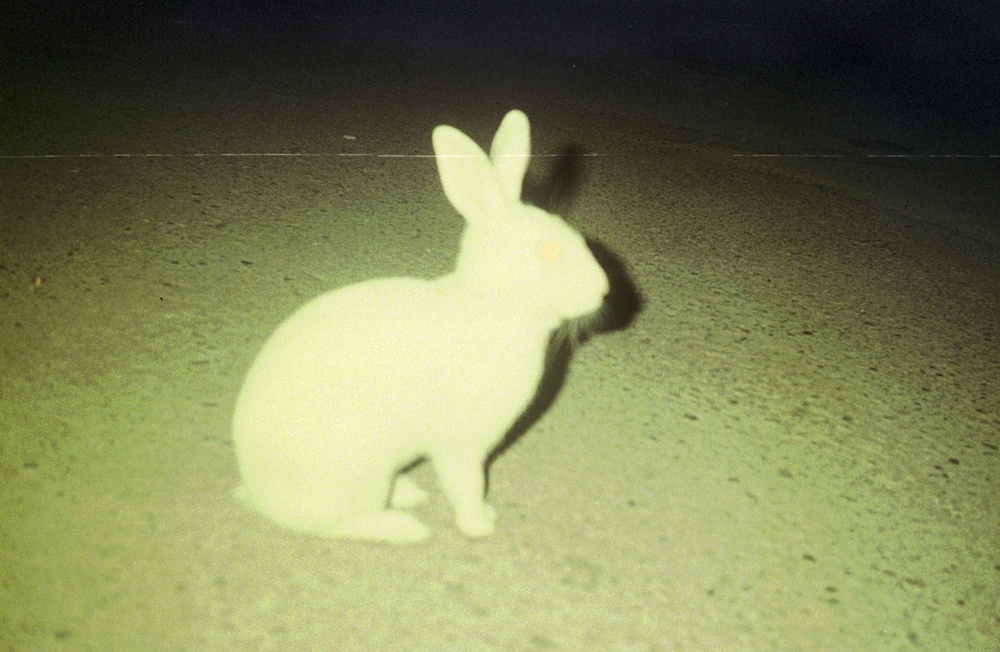
#> input picture images/photo.jpg, 1000 x 652 px, shrunk from 1821 x 1187 before the run, found by its file name
$ python edit.py
#> lines starting #> are read from the running program, lines starting #| are printed output that depends on the picture
"""
edit.py — Brighten and darken an image by adding/subtracting from every pixel.

This is your first real image edit. The magic is embarrassingly simple:
    new_pixel = old_pixel + amount
"""

import numpy as np
from PIL import Image
from pathlib import Path

# ---------- Configuration ----------
INPUT_FILE  = Path("images/photo.jpg")   # ← change if needed
OUTPUT_DIR  = Path("output")
AMOUNT      = 50                          # how much to add/subtract


def load_image(path: Path) -> np.ndarray:
    """Load an image file and return it as a NumPy array."""
    return np.array(Image.open(path))
#> returned value is the input picture: shape (652, 1000, 3); mean R, G, B 125, 129.5, 87.5
#| Shape:   (652, 1000, 3)


def save_image(arr: np.ndarray, path: Path) -> None:
    """Save a NumPy array as an image file."""
    Image.fromarray(arr).save(path)


def brighten(arr: np.ndarray, amount: int) -> np.ndarray:
    """Add 'amount' to every pixel value, clipping to 0–255."""
#> called with amount = 50
    brightened = arr + amount
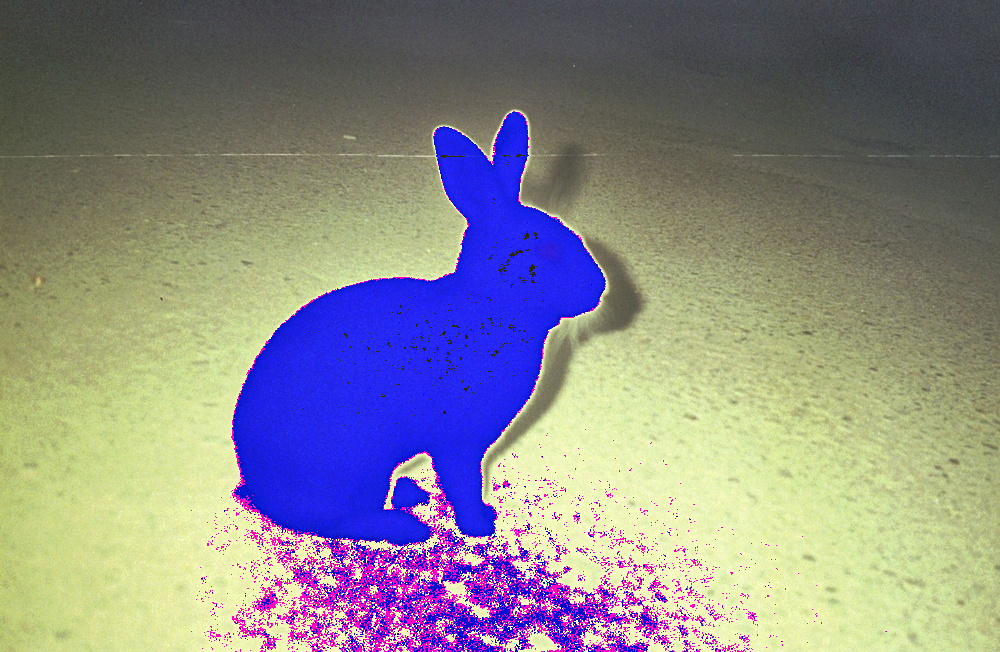
#> brightened: shape (652, 1000, 3); mean R, G, B 139.4, 136.1, 137.2
    clipped = np.clip(brightened, 0, 255).astype(np.uint8)
    return clipped


def darken(arr: np.ndarray, amount: int) -> np.ndarray:
    """Subtract 'amount' from every pixel value, clipping to 0–255."""
#> called with amount = 50
    darkened = arr - amount
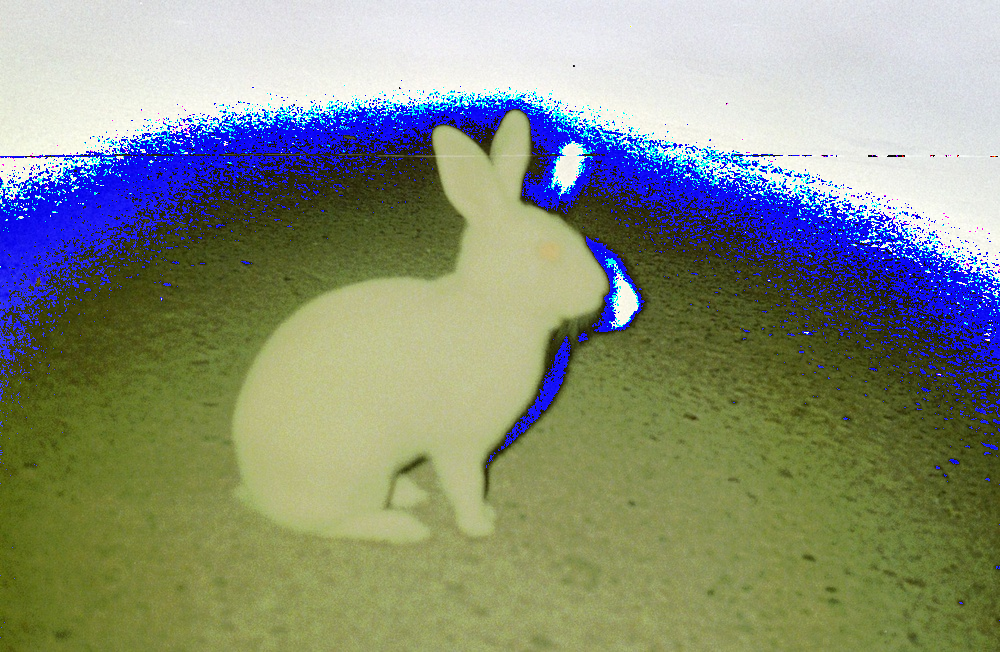
#> darkened: shape (652, 1000, 3); mean R, G, B 135.6, 142.9, 125.2
    clipped = np.clip(darkened, 0, 255).astype(np.uint8)
    return clipped


if __name__ == "__main__":
    OUTPUT_DIR.mkdir(exist_ok=True)

    print(f"Loading: {INPUT_FILE}")
    original = load_image(INPUT_FILE)
    print(f"Shape:   {original.shape}")

    print(f"\nBrightening by +{AMOUNT} ...")
    brighter = brighten(original, AMOUNT)
    save_image(brighter, OUTPUT_DIR / "brighter.jpg")
    print(f"Saved:   output/brighter.jpg")

    print(f"\nDarkening by -{AMOUNT} ...")
    darker = darken(original, AMOUNT)
    save_image(darker, OUTPUT_DIR / "darker.jpg")
    print(f"Saved:   output/darker.jpg")

    print("\n✅ Done! Open the output/ folder to see the results.")
